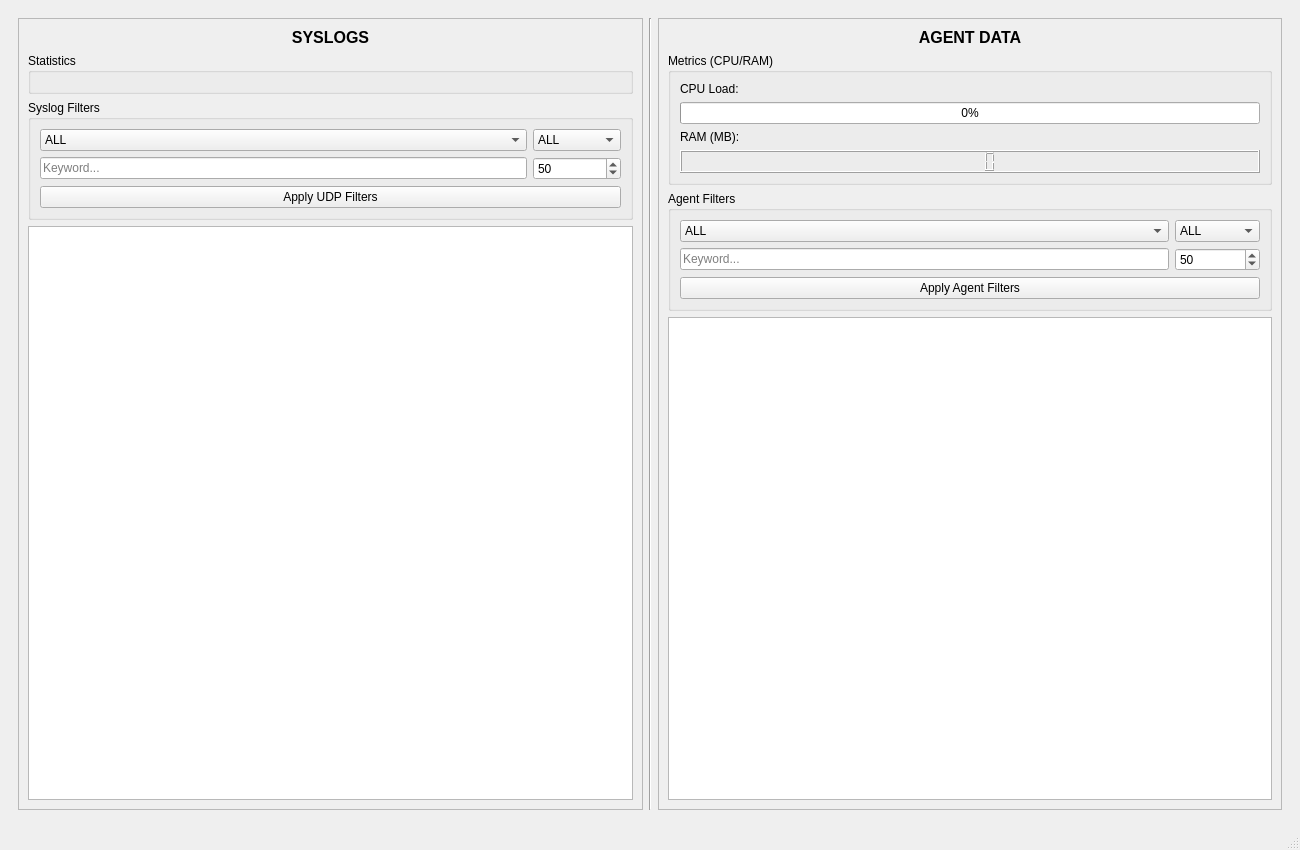
<?xml version="1.0" encoding="UTF-8"?>
<ui version="4.0">
 <class>MainWindow</class>
 <widget class="QMainWindow" name="MainWindow">
  <property name="geometry">
   <rect>
    <x>0</x>
    <y>0</y>
    <width>1300</width>
    <height>850</height>
   </rect>
  </property>
  <property name="windowTitle">
   <string>Network Monitoring</string>
  </property>
  <widget class="QWidget" name="centralwidget">
   <layout class="QVBoxLayout" name="verticalLayout_main">
    <item>
     <widget class="QStackedWidget" name="mainStack">
      <property name="currentIndex">
       <number>1</number>
      </property>
      <widget class="QWidget" name="loginPage">
       <property name="styleSheet">
        <string notr="true">
            QWidget#loginPage {
                background-color: #e6e6e6;
            }
            QGroupBox {
                background-color: #ffffff;
                border: 1px solid #bfbfbf;
                border-radius: 5px;
            }
            QPushButton {
                background-color: #0055aa;
                color: #ffffff;
                border: none;
                padding: 8px;
                font-weight: bold;
                border-radius: 3px;
            }
            QPushButton:hover {
                background-color: #004488;
            }
            QLineEdit {
                border: 1px solid #bfbfbf;
                padding: 4px;
                border-radius: 3px;
            }
        </string>
       </property>
       <layout class="QVBoxLayout" name="verticalLayout_login">
        <item>
         <spacer name="vs1">
          <property name="orientation">
           <enum>Qt::Vertical</enum>
          </property>
          <property name="sizeHint" stdset="0">
           <size>
            <width>0</width>
            <height>0</height>
           </size>
          </property>
         </spacer>
        </item>
        <item>
         <layout class="QHBoxLayout" name="hl_login">
          <item>
           <spacer name="hs1">
            <property name="orientation">
             <enum>Qt::Horizontal</enum>
            </property>
            <property name="sizeHint" stdset="0">
             <size>
              <width>0</width>
              <height>0</height>
             </size>
            </property>
           </spacer>
          </item>
          <item>
           <widget class="QGroupBox" name="loginBox">
            <property name="minimumSize">
             <size>
              <width>350</width>
              <height>200</height>
             </size>
            </property>
            <property name="maximumSize">
             <size>
              <width>350</width>
              <height>230</height>
             </size>
            </property>
            <property name="title">
             <string/>
            </property>
            <layout class="QVBoxLayout" name="vl_box">
             <property name="spacing">
              <number>10</number>
             </property>
             <property name="leftMargin">
              <number>25</number>
             </property>
             <property name="topMargin">
              <number>25</number>
             </property>
             <property name="rightMargin">
              <number>25</number>
             </property>
             <property name="bottomMargin">
              <number>25</number>
             </property>
             <item>
              <widget class="QLabel" name="l1">
               <property name="text">
                <string>Username:</string>
               </property>
              </widget>
             </item>
             <item>
              <widget class="QLineEdit" name="userEdit"/>
             </item>
             <item>
              <widget class="QLabel" name="l2">
               <property name="text">
                <string>Password:</string>
               </property>
              </widget>
             </item>
             <item>
              <widget class="QLineEdit" name="passEdit">
               <property name="echoMode">
                <enum>QLineEdit::Password</enum>
               </property>
              </widget>
             </item>
             <item>
              <spacer name="verticalSpacer_btn">
               <property name="orientation">
                <enum>Qt::Vertical</enum>
               </property>
               <property name="sizeHint" stdset="0">
                <size>
                 <width>20</width>
                 <height>10</height>
                </size>
               </property>
              </spacer>
             </item>
             <item>
              <widget class="QPushButton" name="loginButton">
               <property name="text">
                <string>LOGIN</string>
               </property>
              </widget>
             </item>
            </layout>
           </widget>
          </item>
          <item>
           <spacer name="hs2">
            <property name="orientation">
             <enum>Qt::Horizontal</enum>
            </property>
            <property name="sizeHint" stdset="0">
             <size>
              <width>0</width>
              <height>0</height>
             </size>
            </property>
           </spacer>
          </item>
         </layout>
        </item>
        <item>
         <spacer name="vs2">
          <property name="orientation">
           <enum>Qt::Vertical</enum>
          </property>
          <property name="sizeHint" stdset="0">
           <size>
            <width>0</width>
            <height>0</height>
           </size>
          </property>
         </spacer>
        </item>
       </layout>
      </widget>
      <widget class="QWidget" name="dashboardPage">
       <layout class="QHBoxLayout" name="horizontalLayout_dashboard">
        <item>
         <widget class="QFrame" name="frame_udp">
          <property name="frameShape">
           <enum>QFrame::StyledPanel</enum>
          </property>
          <layout class="QVBoxLayout" name="vl_left">
           <item>
            <widget class="QLabel" name="lbl_udp">
             <property name="font">
              <font>
               <pointsize>12</pointsize>
               <bold>true</bold>
              </font>
             </property>
             <property name="text">
              <string>SYSLOGS</string>
             </property>
             <property name="alignment">
              <set>Qt::AlignCenter</set>
             </property>
            </widget>
           </item>
           <item>
            <widget class="QGroupBox" name="gb_stats">
             <property name="title">
              <string>Statistics</string>
             </property>
             <layout class="QVBoxLayout" name="vl_stats">
              <item>
               <widget class="QWidget" name="statsContainer" native="true"/>
              </item>
             </layout>
            </widget>
           </item>
           <item>
            <widget class="QGroupBox" name="gb_filt_udp">
             <property name="title">
              <string>Syslog Filters</string>
             </property>
             <layout class="QGridLayout" name="gl_udp">
              <item row="0" column="0">
               <widget class="QComboBox" name="udp_ipCombo">
                <item>
                 <property name="text">
                  <string>ALL</string>
                 </property>
                </item>
               </widget>
              </item>
              <item row="0" column="1">
               <widget class="QComboBox" name="udp_sevCombo">
                <property name="editable">
                 <bool>false</bool>
                </property>
                <item>
                 <property name="text">
                  <string>ALL</string>
                 </property>
                </item>
                <item>
                 <property name="text">
                  <string>NOTICE</string>
                 </property>
                </item>
                <item>
                 <property name="text">
                  <string>CRITICAL</string>
                 </property>
                </item>
                <item>
                 <property name="text">
                  <string>ERROR</string>
                 </property>
                </item>
                <item>
                 <property name="text">
                  <string>INFO</string>
                 </property>
                </item>
                <item>
                 <property name="text">
                  <string>WARNING</string>
                 </property>
                </item>
               </widget>
              </item>
              <item row="1" column="0">
               <widget class="QLineEdit" name="udp_keyEdit">
                <property name="placeholderText">
                 <string>Keyword...</string>
                </property>
               </widget>
              </item>
              <item row="1" column="1">
               <widget class="QSpinBox" name="udp_limitSpin">
                <property name="value">
                 <number>50</number>
                </property>
               </widget>
              </item>
              <item row="2" column="0" colspan="2">
               <widget class="QPushButton" name="udp_applyBtn">
                <property name="text">
                 <string>Apply UDP Filters</string>
                </property>
               </widget>
              </item>
             </layout>
            </widget>
           </item>
           <item>
            <widget class="QTableWidget" name="udpTable"/>
           </item>
          </layout>
         </widget>
        </item>
        <item>
         <widget class="Line" name="line">
          <property name="orientation">
           <enum>Qt::Vertical</enum>
          </property>
         </widget>
        </item>
        <item>
         <widget class="QFrame" name="frame_agents">
          <property name="frameShape">
           <enum>QFrame::StyledPanel</enum>
          </property>
          <layout class="QVBoxLayout" name="vl_right">
           <item>
            <widget class="QLabel" name="lbl_agent">
             <property name="font">
              <font>
               <pointsize>12</pointsize>
               <bold>true</bold>
              </font>
             </property>
             <property name="text">
              <string>AGENT DATA</string>
             </property>
             <property name="alignment">
              <set>Qt::AlignCenter</set>
             </property>
            </widget>
           </item>
           <item>
            <widget class="QGroupBox" name="gb_metrics">
             <property name="title">
              <string>Metrics (CPU/RAM)</string>
             </property>
             <layout class="QVBoxLayout" name="vl_met">
              <item>
               <widget class="QLabel" name="l_cpu">
                <property name="text">
                 <string>CPU Load:</string>
                </property>
               </widget>
              </item>
              <item>
               <widget class="QProgressBar" name="cpuProgressBar">
                <property name="value">
                 <number>0</number>
                </property>
               </widget>
              </item>
              <item>
               <widget class="QLabel" name="l_ram">
                <property name="text">
                 <string>RAM (MB):</string>
                </property>
               </widget>
              </item>
              <item>
               <widget class="QLCDNumber" name="ramLCD">
                <property name="styleSheet">
                 <string notr="true"/>
                </property>
               </widget>
              </item>
             </layout>
            </widget>
           </item>
           <item>
            <widget class="QGroupBox" name="gb_filt_agent">
             <property name="title">
              <string>Agent Filters</string>
             </property>
             <layout class="QGridLayout" name="gl_agent">
              <item row="0" column="0">
               <widget class="QComboBox" name="agent_idCombo">
                <item>
                 <property name="text">
                  <string>ALL</string>
                 </property>
                </item>
               </widget>
              </item>
              <item row="0" column="1">
               <widget class="QComboBox" name="agent_sevCombo">
                <item>
                 <property name="text">
                  <string>ALL</string>
                 </property>
                </item>
                <item>
                 <property name="text">
                  <string>ERROR</string>
                 </property>
                </item>
                <item>
                 <property name="text">
                  <string>CRITICAL</string>
                 </property>
                </item>
                <item>
                 <property name="text">
                  <string>INFO</string>
                 </property>
                </item>
               </widget>
              </item>
              <item row="1" column="0">
               <widget class="QLineEdit" name="agent_keyEdit">
                <property name="placeholderText">
                 <string>Keyword...</string>
                </property>
               </widget>
              </item>
              <item row="1" column="1">
               <widget class="QSpinBox" name="agent_limitSpin">
                <property name="value">
                 <number>50</number>
                </property>
               </widget>
              </item>
              <item row="2" column="0" colspan="2">
               <widget class="QPushButton" name="agent_applyBtn">
                <property name="text">
                 <string>Apply Agent Filters</string>
                </property>
               </widget>
              </item>
             </layout>
            </widget>
           </item>
           <item>
            <widget class="QTableWidget" name="agentTable"/>
           </item>
          </layout>
         </widget>
        </item>
       </layout>
      </widget>
     </widget>
    </item>
   </layout>
  </widget>
  <widget class="QStatusBar" name="statusbar"/>
 </widget>
 <resources/>
 <connections/>
</ui>
